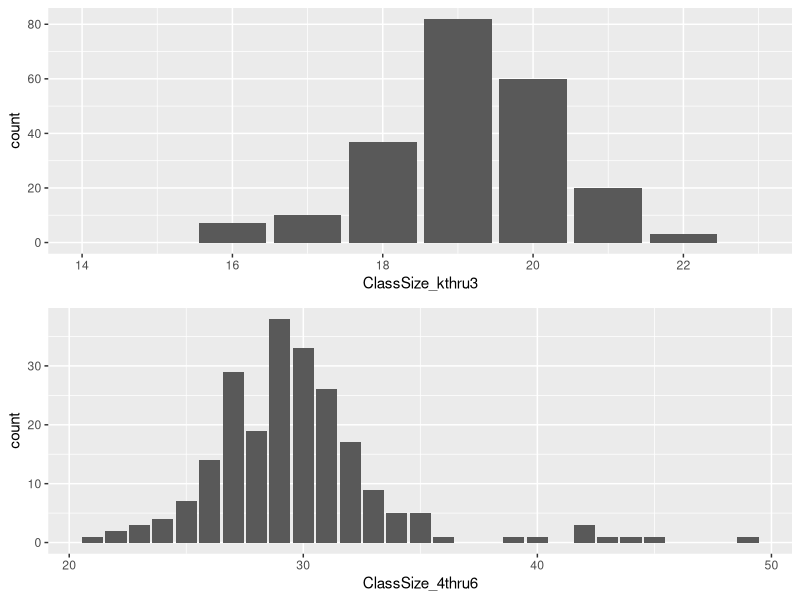
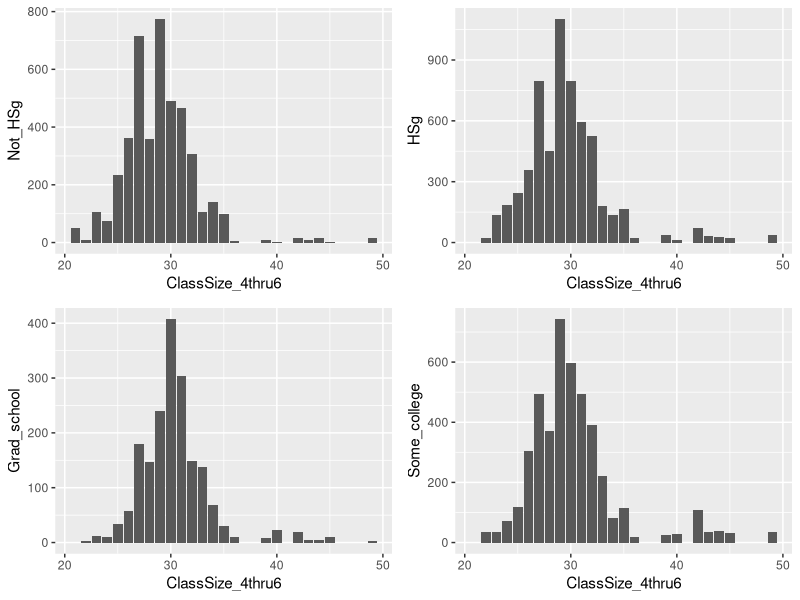
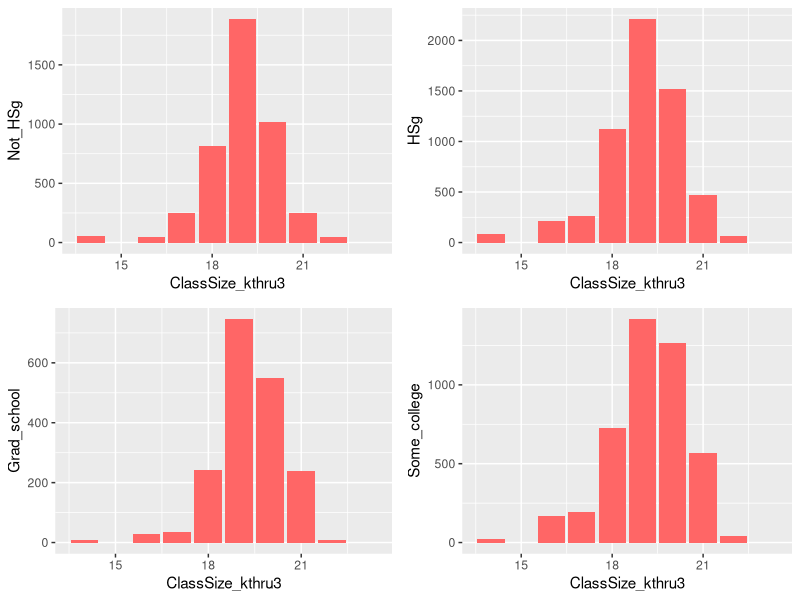
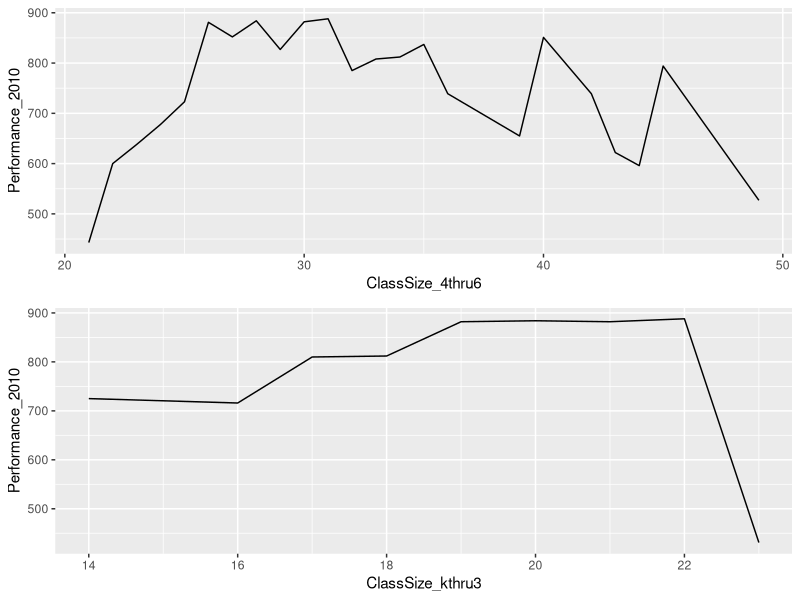
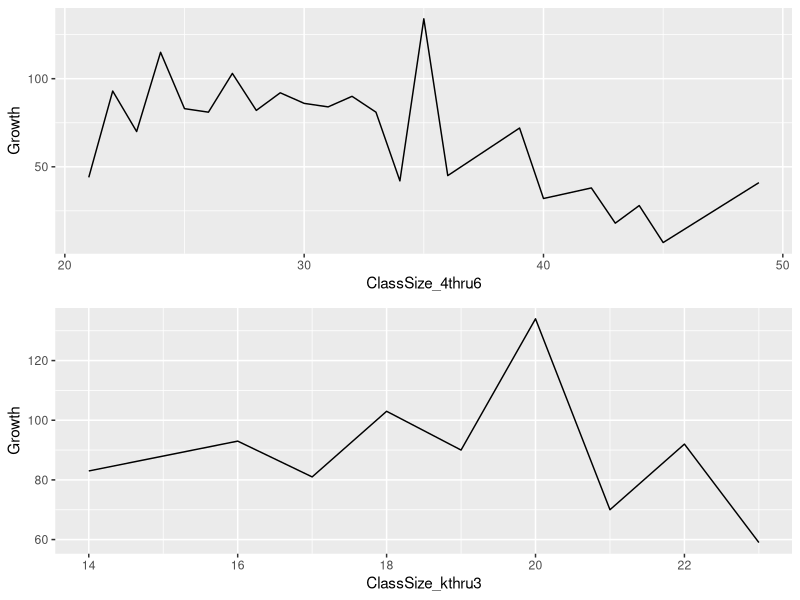
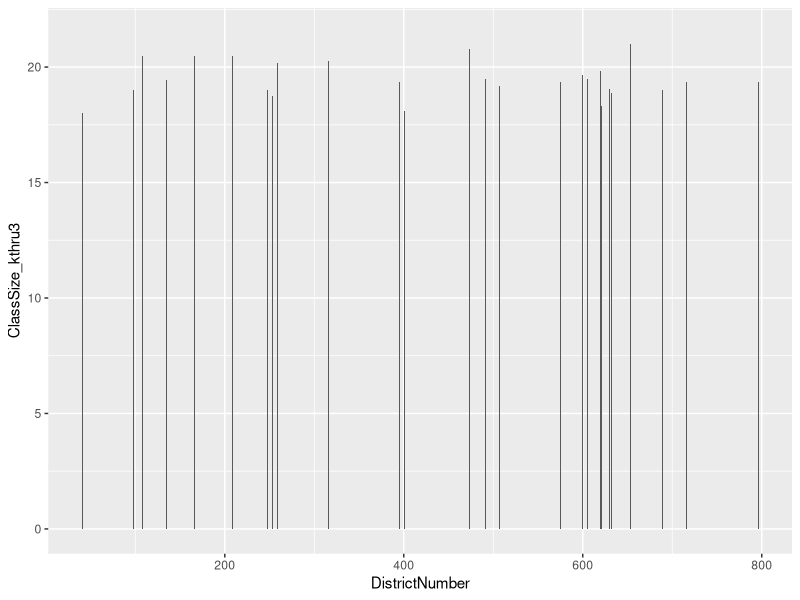
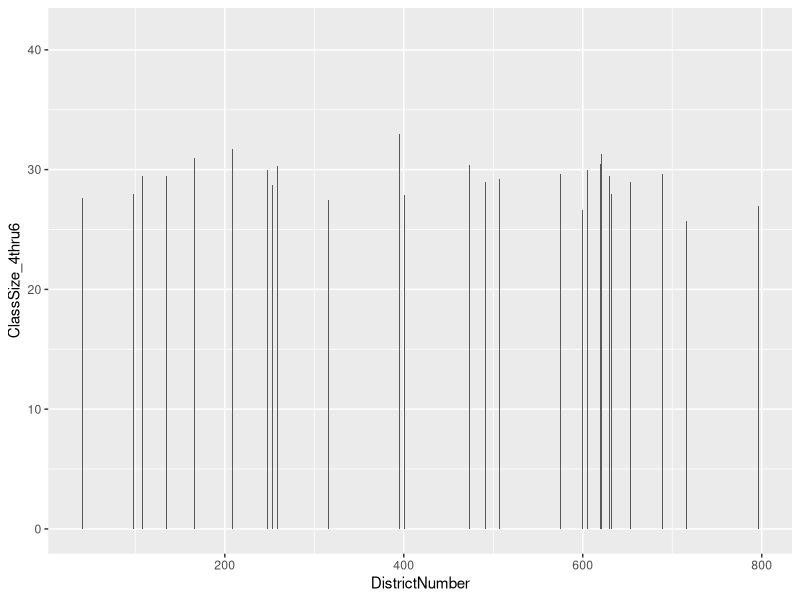
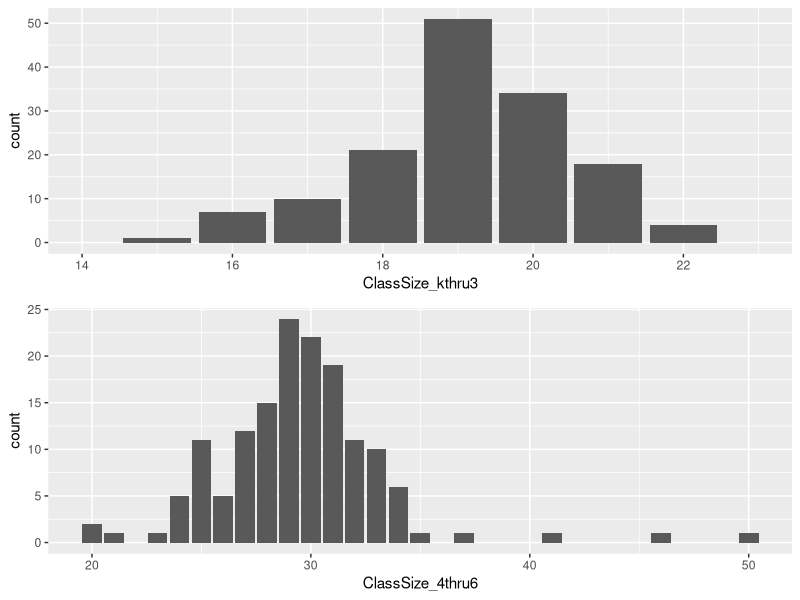

R code for these plots, in order:
## ---- chunk 1
knitr::opts_chunk$set(echo = TRUE)
## ---- chunk 2
# Load all of the packages  
library(dplyr)
library(GGally)
library(reshape2)
library(gridExtra)
library(memisc)
library(ggplot2)
## ---- chunk 3
# Load the Data # 
setwd('C:/Users/Sargam/Desktop/udacity/retherichardsgroupquadratics')
std <- read.csv('student.csv')

## ---- chunk 4

#Use a few functions to evaluate some basic attributes of the dataset
dim(std)
names(std)
str(std)
head(std)
summary(std)


## ---- chunk 5
# Clean the dataset

d1 <- std[std$ClassSize_kthru3 > 0 & !is.na(std$ClassSize_kthru3),]
d1 <- d1[ !is.na(d1$ClassSize_4thru6) & d1$Growth > 0, ]

summary(d1)
dim(d1)

# Feature Selection

# split the data into training and testing
## 60% of the sample size
smp_size <- floor(0.60 * nrow(d1))

## set the seed to make your partition reproductible
set.seed(123)
train_ind <- sample(seq_len(nrow(d1)), size = smp_size)

train <- d1[train_ind, ]
test <- d1[-train_ind, ]

dim(train)
dim(test)
## ---- chunk 6
x<- ggplot(aes(x = ClassSize_kthru3), data = train) +
  geom_bar()  + scale_x_continuous(limits=c(14,23))
y<- ggplot(aes(x = ClassSize_4thru6), data = train) +
  geom_bar()
grid.arrange(x,y)

## ---- chunk 7
# Parents


a1 <- ggplot(train, aes(y=Not_HSg, x=ClassSize_4thru6)) + stat_summary(fun.y="sum", geom="bar")
a2 <- ggplot(train, aes(y=HSg, x=ClassSize_4thru6)) + stat_summary(fun.y="sum", geom="bar")
a3 <- ggplot(train, aes(y=Grad_school, x=ClassSize_4thru6)) + stat_summary(fun.y="sum", geom="bar")
a4 <- ggplot(train, aes(y=Some_college, x=ClassSize_4thru6)) + stat_summary(fun.y="sum", geom="bar")


grid.arrange(a1,a2,a3,a4)

b1 <- ggplot(train, aes(y=Not_HSg, x=ClassSize_kthru3)) + stat_summary(fun.y="sum", geom="bar", fill = "#FF6666")
b2 <- ggplot(train, aes(y=HSg, x=ClassSize_kthru3)) + stat_summary(fun.y="sum", geom="bar", fill = "#FF6666")
b3 <- ggplot(train, aes(y=Grad_school, x=ClassSize_kthru3))+ stat_summary(fun.y="sum", geom="bar", fill = "#FF6666")
b4 <- ggplot(train, aes(y=Some_college, x=ClassSize_kthru3)) + stat_summary(fun.y="sum", geom="bar", fill = "#FF6666")


grid.arrange(b1,b2,b3,b4)

## ---- chunk 8
  
a <- ggplot(train, aes(y=Performance_2010, x=ClassSize_4thru6)) + stat_summary(fun.y="max", geom="line")
 
  
b <- ggplot(train, aes(y=Performance_2010, x=ClassSize_kthru3)) + stat_summary(fun.y="max", geom="line")

grid.arrange(a,b) 


 
## ---- chunk 9
a <- ggplot(train, aes(y=Growth, x=ClassSize_4thru6)) + stat_summary(fun.y="max", geom="line")
 
  
b <- ggplot(train, aes(y=Growth, x=ClassSize_kthru3)) + stat_summary(fun.y="max", geom="line")

grid.arrange(a,b) 



# ggpairs(std) + theme(axis.text = element_blank(), axis.title=element_text(size=5))
## ---- chunk 10


#train$class <- with(train, cut(ClassSize_4thru6, breaks = c(0,35,50), ordered = TRUE)) 
#head(train$class)


## ---- chunk 11
ggplot(train, aes(x=DistrictNumber, y=ClassSize_kthru3)) + stat_summary(fun.y="mean", geom="bar")
ggplot(train, aes(x=DistrictNumber, y=ClassSize_4thru6)) + stat_summary(fun.y="mean", geom="bar")

## ---- chunk 12
x<- ggplot(aes(x = ClassSize_kthru3), data = test) +
  geom_bar()  + scale_x_continuous(limits=c(14,23))
y<- ggplot(aes(x = ClassSize_4thru6), data = test) +
  geom_bar()
grid.arrange(x,y)
## ---- chunk 13
a1 <- ggplot(test, aes(y=Not_HSg, x=ClassSize_4thru6)) + stat_summary(fun.y="sum", geom="bar")
a2 <- ggplot(test, aes(y=HSg, x=ClassSize_4thru6)) + stat_summary(fun.y="sum", geom="bar")
a3 <- ggplot(test, aes(y=Grad_school, x=ClassSize_4thru6)) + stat_summary(fun.y="sum", geom="bar")
a4 <- ggplot(test, aes(y=Some_college, x=ClassSize_4thru6)) + stat_summary(fun.y="sum", geom="bar")


grid.arrange(a1,a2,a3,a4)

b1 <- ggplot(test, aes(y=Not_HSg, x=ClassSize_kthru3)) + stat_summary(fun.y="sum", geom="bar")
b2 <- ggplot(test, aes(y=HSg, x=ClassSize_kthru3)) + stat_summary(fun.y="sum", geom="bar")
b3 <- ggplot(test, aes(y=Grad_school, x=ClassSize_kthru3))+ stat_summary(fun.y="sum", geom="bar")
b4 <- ggplot(test, aes(y=Some_college, x=ClassSize_kthru3)) + stat_summary(fun.y="sum", geom="bar")


grid.arrange(b1,b2,b3,b4)

a <- ggplot(test, aes(y=Performance_2010, x=ClassSize_4thru6)) + stat_summary(fun.y="max", geom="line")
 
  
b <- ggplot(test, aes(y=Performance_2010, x=ClassSize_kthru3)) + stat_summary(fun.y="max", geom="line")

grid.arrange(a,b) 

a <- ggplot(test, aes(y=Growth, x=ClassSize_4thru6)) + stat_summary(fun.y="max", geom="line")
 
  
b <- ggplot(test, aes(y=Growth, x=ClassSize_kthru3)) + stat_summary(fun.y="max", geom="line")

grid.arrange(a,b)

ggplot(test, aes(x=DistrictNumber, y=ClassSize_kthru3)) + stat_summary(fun.y="mean", geom="bar")
ggplot(test, aes(x=DistrictNumber, y=ClassSize_4thru6)) + stat_summary(fun.y="mean", geom="bar")
